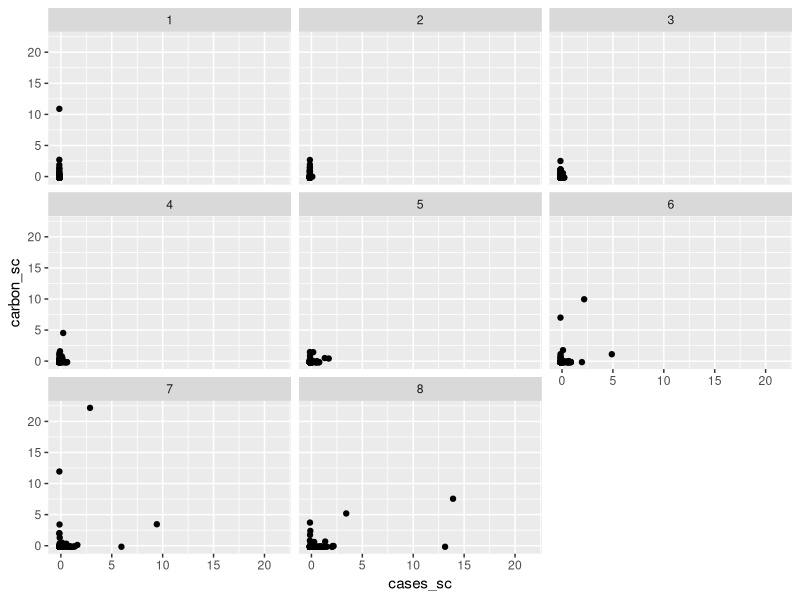
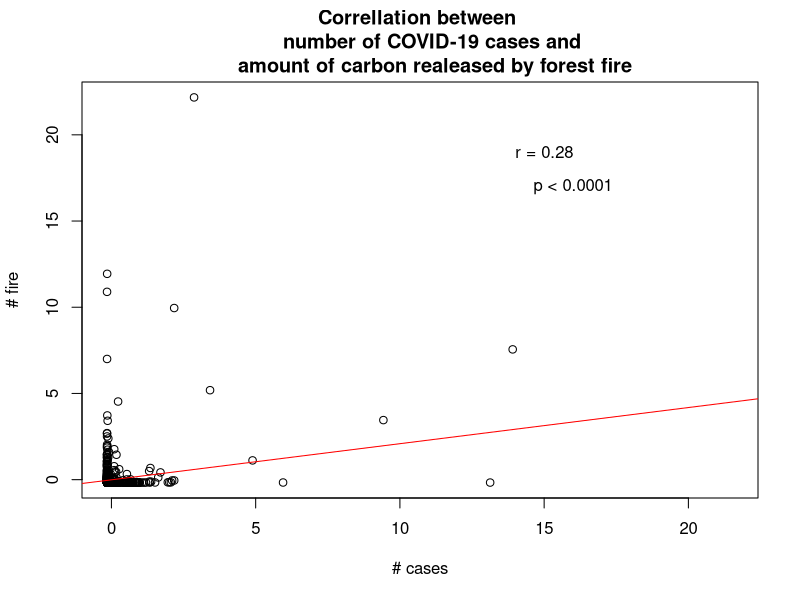

Generate these figures, in order, with R:
# Load libraries
library(here)
library(tidyverse)

# Read covid data
covid <- read.csv(here::here("covid_cases.csv"))
covid %>% head(5)

# Read fire data
fire <- read.csv(here::here("national_fire.csv"))
fire %>%  head(5)

# Combine covid and fire
covid_fire <- left_join(covid, fire, by = c("country", "month")) %>% 
  # Change the unit
  dplyr::mutate(cases_sc = scale(cases), 
                carbon_sc = scale(carbon))
covid_fire %>% head()

# Make some plots
ggplot(data=covid_fire, aes(x=cases_sc, y=carbon_sc))+
  geom_point()+
  facet_wrap(~month)

# Conduct and plot correlation between # cases and # carbon
plot(covid_fire$cases_sc, covid_fire$carbon_sc, xlab="# cases", ylab="# fire",
     main="Correllation between 
     number of COVID-19 cases and 
     amount of carbon realeased by forest fire")
abline(lm(covid_fire$cases_sc~covid_fire$carbon_sc), col="red")

# Calculate correlation analysis
cor.test(covid_fire$cases_sc, covid_fire$carbon_sc)
# add text
text(15,19, "r = 0.28")
text(16,17, "p < 0.0001")





